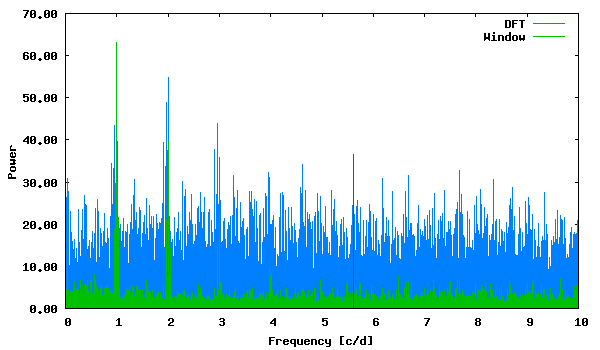

gnuplot code for this plot:
set term png size 600,350 medium
set colors classic
set output "phase_lc_15.deeming.png"
set xlabel "Frequency [c/d]"
set ylabel "Power"
set format y "%5.2f"
plot "deeming.periodogram" using 1:2 with lines linecolor 3 title "DFT", "deeming.periodogram" using 1:3 with lines linecolor 2 title "Window", "<echo '5.619497 36.65930829'" with impulses linecolor 1 title ""
 
